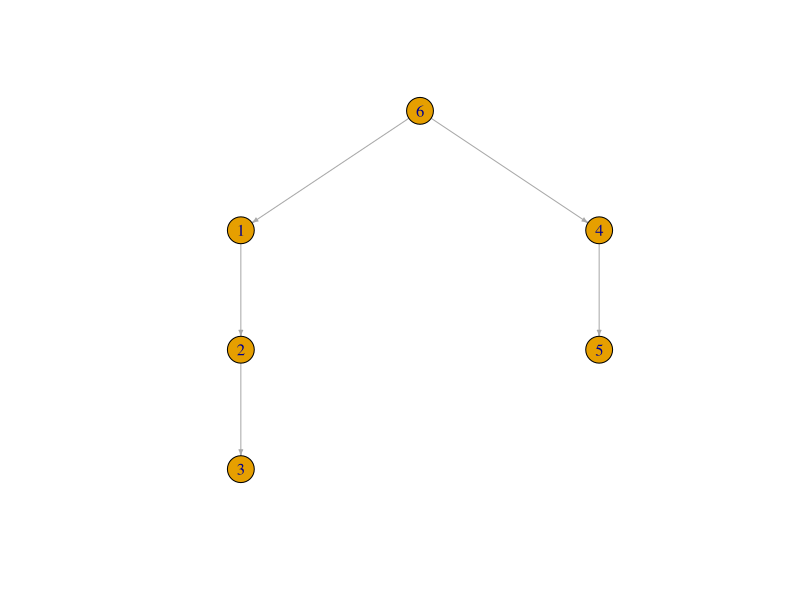

Source code (R):
# To reconstruct the diffusion paths needs two datasets:
# 1. all retweets from an origanl tweet, which can be obtained from Twitter RT API
# time order 1:5 from oldest to most recent
retws = data.frame(sharers=c(1:5),seed_user=rep(6,5),time=c(1:5))

# 2. the following relationships among the retweeters, which can be ontained from API
followings = data.frame(egos=c(1,2,3,3,5,5),followees=c(6,1,1,2,2,4))

# 3. reconstruct
# define the function
recontruct = function(retws,followings){
  library(plyr)
  if (nrow(followings)>0){
    dn = merge(followings,retws[,c('sharers','time')],by.x='egos',by.y='sharers')
    dn = merge(dn,retws[,c('sharers','time')],by.x='followees',by.y='sharers')
    
    dn = dn[which(dn$time.x>dn$time.y),]
    
    if (nrow(dn)>0){
      dn = plyr::ddply(dn,.(egos),mutate,n=length(followees),mint=max(time.y))
      dn = dn[which(dn$time.y==dn$mint),]
      dn = dn[,c('egos','followees','time.x','n')]
      colnames(dn) = c('sharers','seed_user','time','n')
      
      rest = retws[which(!retws$sharers %in% dn$sharers),c('sharers','seed_user','time')]
      rest$n=1
      
      tres = rbind(dn,rest)
      tres = tres[order(tres$time),]
    } else {
      tres = retws[,c('sharers','seed_user','time')]
      tres$n=1
    }
    
  } else {
    tres = retws[,c('sharers','seed_user','time')]
    tres$n=1
  }
  return (tres) # n indicate the number of exposures
}

# test: return a dataframe with 4 colums: sharers, shared from, time, number of exposures
diffnet = recontruct(retws,followings)

library(igraph)
g = graph.data.frame(diffnet[,c('seed_user','sharers')],directed = T)
plot(g,edge.arrow.size=0.3,layout=layout_as_tree) # this figure is similar to Fig2
